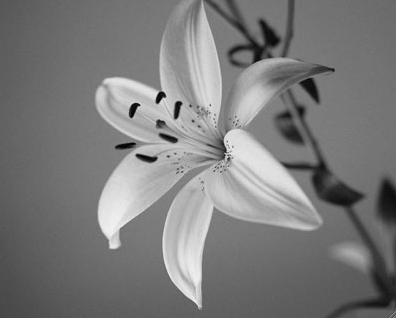
#> input picture lab-3/flower.png, 396 x 318 px
$ jupyter execute lab-3.ipynb
#> lines starting #> are read from the running program, lines starting #| are printed output that depends on the picture
### lab-3/tools.py

#tools.py
import numpy as np
from typing import List, Tuple, Union
import matplotlib as mplt


def add_padding(matrix: np.ndarray,
                padding: Tuple[int, int]) -> np.ndarray:
    """Adds padding to the matrix.
    Args:
        matrix (np.ndarray): Matrix that needs to be padded. Type is List[List[float]] casted to np.ndarray.
        padding (Tuple[int, int]): Tuple with number of rows and columns to be padded. With the `(r, c)` padding we addding `r` rows to the top and bottom and `c` columns to the left and to the right of the matrix
    Returns:
        np.ndarray: Padded matrix with shape `n + 2 * r, m + 2 * c`.
    """
    n, m = matrix.shape
    r, c = padding

    padded_matrix = np.zeros((n + r * 2, m + c * 2))
    padded_matrix[r : n + r, c : m + c] = matrix

    return padded_matrix


def _check_params(matrix, kernel, stride, dilation, padding):
    params_are_correct = (isinstance(stride[0], int)   and isinstance(stride[1], int)   and
                          isinstance(dilation[0], int) and isinstance(dilation[1], int) and
                          isinstance(padding[0], int)  and isinstance(padding[1], int)  and
                          stride[0]   >= 1 and stride[1]   >= 1 and
                          dilation[0] >= 1 and dilation[1] >= 1 and
                          padding[0]  >= 0 and padding[1]  >= 0)
    assert params_are_correct, 'Parameters should be integers equal or greater than default values.'
    if not isinstance(matrix, np.ndarray):
        matrix = np.array(matrix)
    n, m = matrix.shape
    matrix = matrix if list(padding) == [0, 0] else add_padding(matrix, padding)
    n_p, m_p = matrix.shape

    if not isinstance(kernel, np.ndarray):
        kernel = np.array(kernel)
    k = kernel.shape

    kernel_is_correct = k[0] % 2 == 1 and k[1] % 2 == 1
    assert kernel_is_correct, 'Kernel shape should be odd.'
    matrix_to_kernel_is_correct = n_p >= k[0] and m_p >= k[1]
    assert matrix_to_kernel_is_correct, 'Kernel can\'t be bigger than matrix in terms of shape.'

    h_out = np.floor((n + 2 * padding[0] - k[0] - (k[0] - 1) * (dilation[0] - 1)) / stride[0]).astype(int) + 1
    w_out = np.floor((m + 2 * padding[1] - k[1] - (k[1] - 1) * (dilation[1] - 1)) / stride[1]).astype(int) + 1
    out_dimensions_are_correct = h_out > 0 and w_out > 0
    assert out_dimensions_are_correct, 'Can\'t apply input parameters, one of resulting output dimension is non-positive.'

    return matrix, kernel, k, h_out, w_out


def Conv2D(matrix: Union[List[List[float]], np.ndarray],
             kernel: Union[List[List[float]], np.ndarray],
             stride: Tuple[int, int] = (1, 1),
             dilation: Tuple[int, int] = (1, 1),
             padding: Tuple[int, int] = (0, 0)) -> np.ndarray:
    """Makes a 2D convolution with the kernel over matrix using defined stride, dilation and padding along axes.
    Args:
        matrix (Union[List[List[float]], np.ndarray]): 2D matrix to be convolved.
        kernel (Union[List[List[float]], np.ndarray]): 2D odd-shaped matrix (e.g. 3x3, 5x5, 13x9, etc.).
        stride (Tuple[int, int], optional): Tuple of the stride along axes. With the `(r, c)` stride we move on `r` pixels along rows and on `c` pixels along columns on each iteration. Defaults to (1, 1).
        dilation (Tuple[int, int], optional): Tuple of the dilation along axes. With the `(r, c)` dilation we distancing adjacent pixels in kernel by `r` along rows and `c` along columns. Defaults to (1, 1).
        padding (Tuple[int, int], optional): Tuple with number of rows and columns to be padded. Defaults to (0, 0).
    Returns:
        np.ndarray: 2D Feature map, i.e. matrix after convolution.
    """
    matrix, kernel, k, h_out, w_out = _check_params(matrix, kernel, stride, dilation, padding)
    matrix_out = np.zeros((h_out, w_out))

    b = k[0] // 2, k[1] // 2
    center_x_0 = b[0] * dilation[0]
    center_y_0 = b[1] * dilation[1]
    for i in range(h_out):
        center_x = center_x_0 + i * stride[0]
        indices_x = [center_x + l * dilation[0] for l in range(-b[0], b[0] + 1)]
        for j in range(w_out):
            center_y = center_y_0 + j * stride[1]
            indices_y = [center_y + l * dilation[1] for l in range(-b[1], b[1] + 1)]

            submatrix = matrix[indices_x, :][:, indices_y]

            matrix_out[i][j] = np.sum(np.multiply(submatrix, kernel))
    return matrix_out


def apply_filter_to_image(image: np.ndarray,
                          kernel: List[List[float]]) -> np.ndarray:
    """Applies filter to the given image.
    Args:
        image (np.ndarray): 3D matrix to be convolved. Shape must be in HWC format.
        kernel (List[List[float]]): 2D odd-shaped matrix (e.g. 3x3, 5x5, 13x9, etc.).
    Returns:
        np.ndarray: image after applying kernel.
    """
    kernel = np.asarray(kernel)
    b = kernel.shape
    return np.dstack([Conv2D(image[:, :, z], kernel, padding=(b[0]//2,  b[1]//2))
                      for z in range(3)]).astype('uint8')


def gaussian_mask(size=16, sigma=0.5):
    sigma *= size
    ax = np.arange(-size // 2 + 1., size // 2 + 1.)
    xx, yy = np.meshgrid(ax, ax)
    kernel = np.exp(-(xx**2 + yy**2) / (2. * sigma**2))
    return kernel / np.sum(kernel)


"""
g_x: image gradient x-axis (w,h)
g_y: image gradient y-axis (w,h)
g_m: image gradient module (w,h)
b: orientation bins
g_o: image gradient orientation (w,h)
"""
# [57 lines left out: functions grad_orientation, orientation_colors, cmap_discretize, not called in this run]

### lab-3/lab-3.ipynb
[cell 1]
import cv2
import matplotlib.pyplot as plt
import numpy as np
import tools

img_gray = cv2.imread('flower.png', cv2.IMREAD_GRAYSCALE)
#> img_gray is the input picture: shape (318, 396); min 0, max 243, mean 123
filter_sizes = [3, 7, 11]

fig, axes = plt.subplots(1, 4, figsize=(16, 4))
axes[0].imshow(img_gray, cmap='gray')
axes[0].set_title("Original Image\nShape: " + str(img_gray.shape))

for i, size in enumerate(filter_sizes):
    kernel = np.ones((size, size)) / (size ** 2)

    pad = size // 2

    filtered_img = tools.Conv2D(img_gray, kernel, stride=(1, 1), dilation=(1, 1), padding=(pad, pad))

    axes[i+1].imshow(filtered_img, cmap='gray')
    axes[i+1].set_title(f"Avg Filter {size}x{size}\nShape: {filtered_img.shape}")
#> this loop made 3 passes
#> (center_x_0 in Conv2D, center_y_0 in Conv2D) on passes 1 to 3: (1, 1), (3, 3), (5, 5)
#> pass 1, in _check_params, `matrix = matrix if list(padding) == [0, 0] else add_padding(matrix, pa..`:
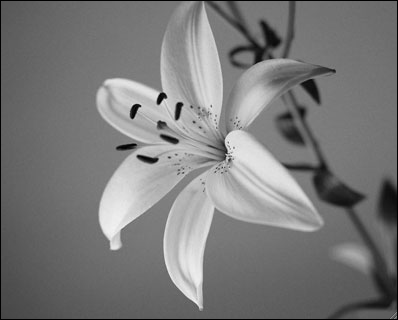
#> matrix: shape (320, 398) float64; min 0, max 243, mean 121.7
#> pass 2, in _check_params (call 2), `matrix = matrix if list(padding) == [0, 0] else add_padding(matrix, pa..`:
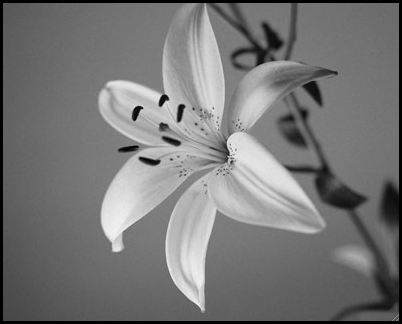
#> matrix: shape (324, 402) float64; min 0, max 243, mean 119
#> pass 2, `filtered_img = tools.Conv2D(img_gray, kernel, stride=(1, 1), dilation=..`:
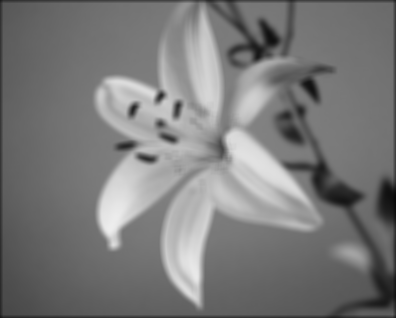
#> filtered_img: shape (318, 396) float64; min 8.76, max 238, mean 122.1

plt.tight_layout()
plt.show()
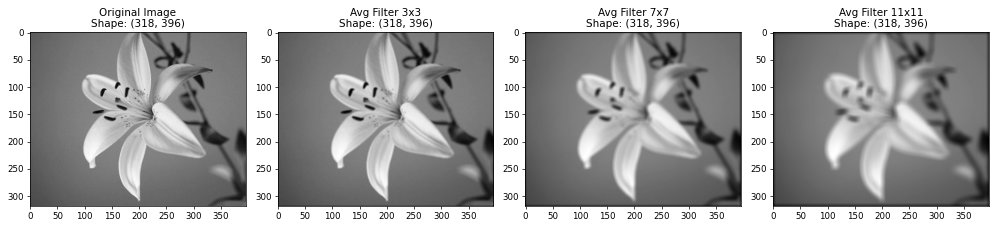
#> figure drawn by matplotlib, 4 panels


strides = [2, 5, 11]
dilations = [1, 3, 5]
kernel_3x3 = np.ones((3, 3)) / 9

fig, axes = plt.subplots(3, 3, figsize=(12, 12))
fig.suptitle("Combinations of Stride and Dilation (No Padding)", fontsize=16)

for i, s in enumerate(strides):
    for j, d in enumerate(dilations):
        try:
            res = tools.Conv2D(img_gray, kernel_3x3, stride=(s, s), dilation=(d, d), padding=(0, 0))
            axes[i, j].imshow(res, cmap='gray')
            axes[i, j].set_title(f"Stride: {s}, Dilation: {d}\nShape: {res.shape}")
        except AssertionError as e:
            axes[i, j].set_title(f"Stride: {s}, Dilation: {d}\nError: Dim < 0")
            axes[i, j].axis('off')
#> this loop made 3 passes

plt.tight_layout()
plt.show()
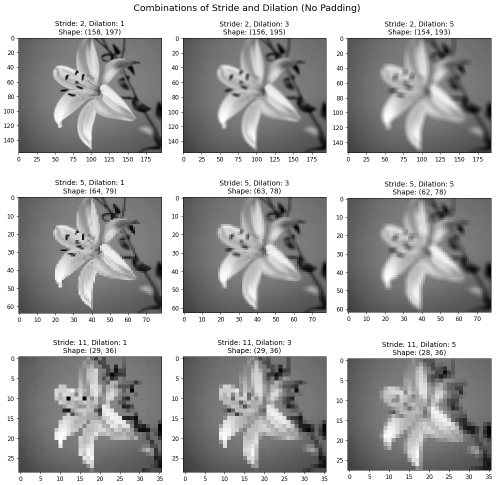
#> figure drawn by matplotlib, 9 panels

[cell 2]
def get_averaging_filter(size=3, **kwargs):
    return np.ones((size, size)) / (size ** 2)

def filter_analysis(img, filter_func, **kwargs):

    kernel = filter_func(**kwargs)

    is_colored = len(img.shape) == 3
#> is_colored = False
    cmap = None if is_colored else 'gray'
#> cmap = 'gray'

    if is_colored:
        filtred_im = tools.apply_filter_to_image(img, kernel)
    else:

        pad_x, pad_y = kernel.shape[0] // 2, kernel.shape[1] // 2
        filtred_im = tools.Conv2D(img, kernel, padding=(pad_x, pad_y))
#> call 4 of add_padding, with padding = (5, 5)
#> in add_padding (call 4), `padded_matrix[r : n + r, c : m + c] = matrix`:
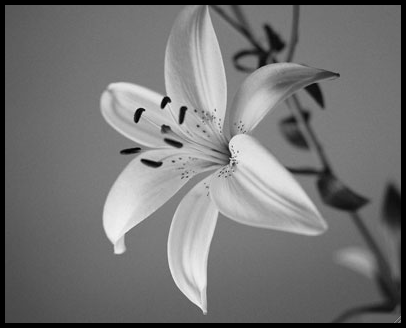
#> padded_matrix: shape (328, 406) float64; min 0, max 243, mean 116.3

    # 4. Plotting
    fig, ax = plt.subplots(1, 2, figsize=(12, 6))

    ax[0].imshow(img, cmap=cmap)
    ax[0].set_title(f"Original \nShape: {img.shape}")

    ax[1].imshow(filtred_im, cmap=cmap)
    ax[1].set_title(f"Filtered (Kernel: {kernel.shape[0]}x{kernel.shape[1]})\nShape: {filtred_im.shape}")

    plt.tight_layout()
    plt.show()

    return fig

print("Testing Automated Analysis on Grayscale:")
_ = filter_analysis(img_gray, get_averaging_filter, size=11)

[cell 3]
img_color = cv2.imread('flower.png', cv2.IMREAD_COLOR)
img_color = cv2.cvtColor(img_color, cv2.COLOR_BGR2RGB)

print("Testing Automated Analysis on Color Image (Averaging Filter):")
_ = filter_analysis(img_color, get_averaging_filter, size=7)

print("Testing Automated Analysis on Color Image (Gaussian Filter):")
_ = filter_analysis(img_color, tools.gaussian_mask, size=7, sigma=1.0)
